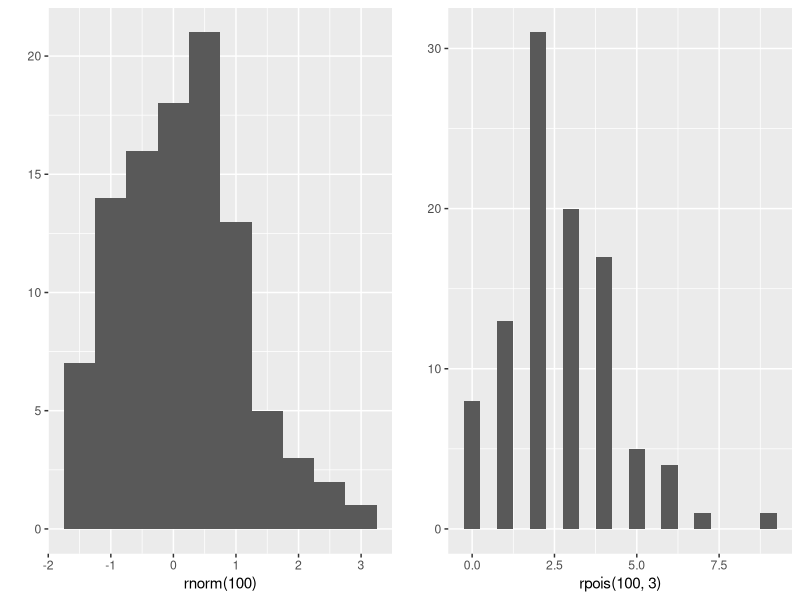

Recreate this plot in R. (Note: this script raises an error after producing the figure.)
# ggplot2 Notes
require(ggplot2)

# plot ggplots side by side
# Source: http://stackoverflow.com/a/3935554
require(gridExtra)
plot1 <- qplot(rnorm(100), binwidth = 0.5)
plot2 <- qplot(rpois(100, 3), binwidth = 0.5)
grid.arrange(plot1, plot2, ncol = 2)

# change legend title
# Source: http://stackoverflow.com/a/14622513
p <- ggplot(df, aes(x=rating, fill=cond)) +
            geom_density(alpha=.3) +
            xlab("NEW RATING TITLE") +
            ylab("NEW DENSITY TITLE")
p <- p + guides(fill=guide_legend(title="New Legend Title"))

# add annotation to side of plot
# Source: http://stackoverflow.com/a/12417481/6873133
